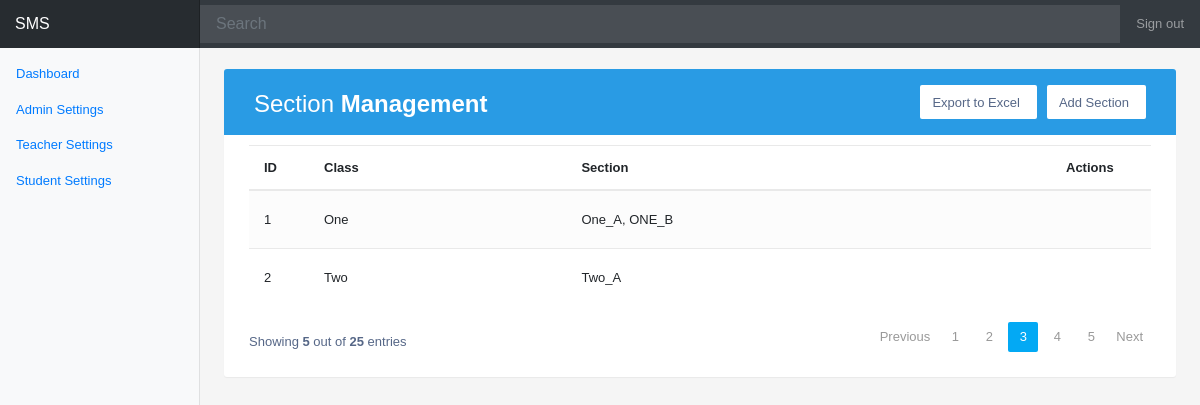
Page /section_view/ on the earlier database version.
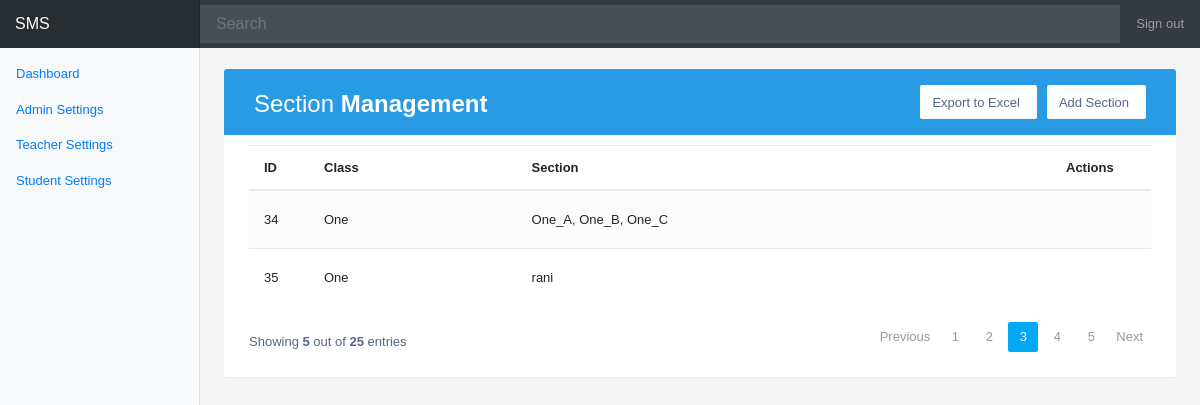
Same page on the later database version.
### smsapp/models.py (models this page shows, shortened)
class Standard(models.Model):  # standard
    names = models.CharField(max_length=255,choices=CLASS_CHOICES)
    class Meta:
        db_table = 'standard'
    def get_sections(self):
        return ', '.join(self.sections.all().values_list('name', flat=True))

### smsapp/views.py (the view)
# urls.py: path( 'section_view/', SectionView.as_view(), name='section_view' ),
class SectionView(ListView):
    model = Standard
    context_object_name = 'sections'
    template_name = 'smsapp/section_view.html'

### smsapp/templates/smsapp/section_view.html (shortened to what this page needs)
{% extends 'smsapp/base.html'%}
{% load static %}
{% block stylesheets %}
<link href="{% static 'smsapp/css/our_table.css' %}" rel="stylesheet">
{% endblock %}
{% block main_content %}
<div class="table-wrapper">
    <div class="table-title">
        <div class="row">
            <div class="col-sm-5">
                <h2>Section   <b>Management</b></h2>
            </div>
            <div class="col-sm-7">
                <a href="/section_add/" class="btn btn-primary"> <span>Add Section</span></a>
                <a href="#" class="btn btn-primary"><span>Export to Excel</ <span></a>
            </div>
        </div>
    </div>
    <table class="table table-striped table-hover">
        <thead>
            <tr>
                <th>ID</th>
                <th>Class</th>
                <th>Section</th>
                <th>Actions</th>
            </tr>
        </thead>
        <tbody>
        {% for item in object_list %}
            <tr>
                <td>{{ item.id }}</td>
                <td>{{ item.names }}</td>
                <td>{{ item.get_sections }}</td>
                <td>
                    <a href="{% url 'smsapp:section_update' item.id%}" class="edit" title="Edit" data-toggle="tooltip"></a>
                    <a href="{% url 'smsapp:section_delete' item.id%}" class="delete" title="Delete" data-toggle="tooltip"></a>
                    <a href="#" class="detail" title="Detail" data-toggle="tooltip"></a>
                    <a href="#" class="print" title="print" data-toggle="tooltip"></a>
                </td>
            </tr>
        {% endfor %}
        </tbody>
    </table>
    <div class="clearfix">
        <div class="hint-text">Showing <b>5</b> out of <b>25</b> entries</div>
        <ul class="pagination">
            <li class="page-item disabled"><a href="#">Previous</a></li>
            <li class="page-item"><a href="#" class="page-link">1</a></li>
            <li class="page-item"><a href="#" class="page-link">2</a></li>
            <li class="page-item active"><a href="#" class="page-link">3</a></li>
            <li class="page-item"><a href="#" class="page-link">4</a></li>
            <li class="page-item"><a href="#" class="page-link">5</a></li>
            <li class="page-item"><a href="#" class="page-link">Next</a></li>
        </ul>
    </div>
</div>
{% endblock %}

Differences in the rows shown:
removed Standard: id "1", names "One", get_sections "One_A, ONE_B"
removed Standard: id "2", names "Two", get_sections "Two_A"
added Standard: id "34", names "One", get_sections "One_A, One_B, One_C"
added Standard: id "35", names "One", get_sections "rani"
